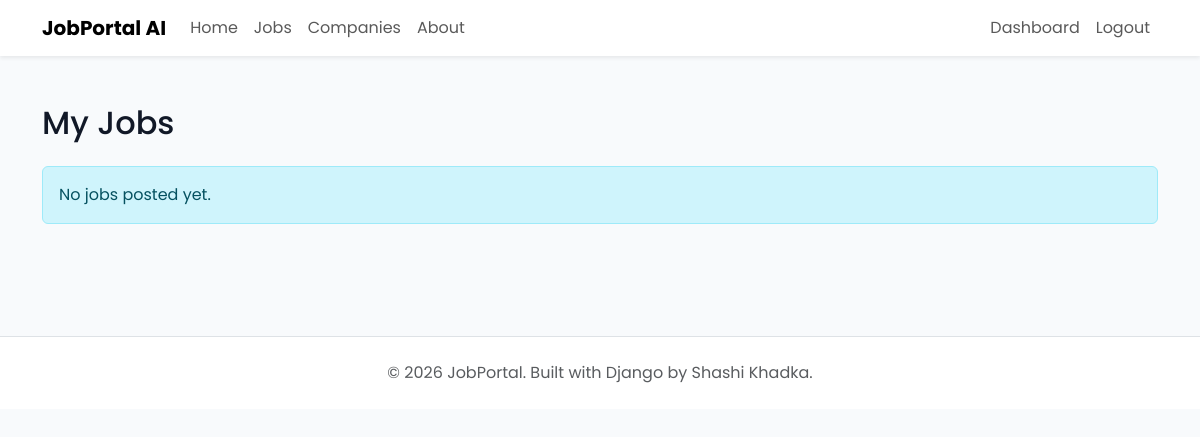
The app's page /jobs/my-jobs/ (signed in), older data.
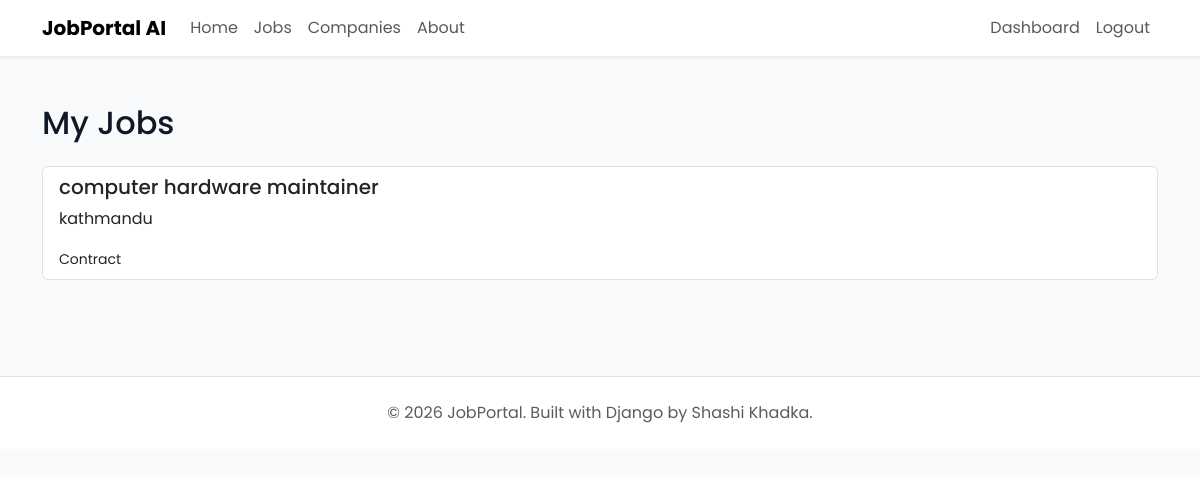
The same page, newer data.
### jobs/models.py (models this page shows, shortened)
class Job(models.Model):
    class EmploymentType(models.TextChoices):
        FULL_TIME = "Full Time"
        PART_TIME = "Part Time"
        INTERNSHIP = "Internship"
        CONTRACT = "Contract"
    class ExperienceLevel(models.TextChoices):
        ENTRY =  "Entry Level"
        MID =  "Mid Level"
        SENIOR = "Senior Level"
    company = models.ForeignKey(Company,on_delete=models.CASCADE,related_name="jobs")
    title = models.CharField(max_length=200)
    slug = models.SlugField(unique=True,blank=True)
    description = models.TextField()
    location = models.CharField(max_length=150)
    employment_type = models.CharField(max_length=20,choices=EmploymentType.choices)
    experience_level = models.CharField( max_length=20, choices=ExperienceLevel.choices )
    salary_min = models.PositiveIntegerField()
    salary_max = models.PositiveIntegerField()
    vacancies = models.PositiveIntegerField(default=1)
    deadline = models.DateField()
    is_active = models.BooleanField(default=True)
    created_at = models.DateTimeField(auto_now_add=True)
    updated_at = models.DateTimeField(auto_now=True)

### jobs/views.py (the view)
# urls.py: path("my-jobs/", views.my_jobs, name="my-jobs"),
def my_jobs(request):
    jobs = request.user.company.jobs.all() if hasattr(request.user, "company") else []
    return render(request, "jobs/my_jobs.html", {"jobs": jobs})

### templates/jobs/my_jobs.html (shortened to what this page needs)
{% extends "base.html" %}
{% block content %}
<h2 class="mb-4">My Jobs</h2>
{% if jobs %}
<div class="list-group">
{% for job in jobs %}
<div class="list-group-item">
    <h5>{{ job.title }}</h5>
    <p>{{ job.location }}</p>
    <small>{{ job.get_employment_type_display }}</small>
</div>
{% endfor %}
</div>
{% else %}
<div class="alert alert-info">
No jobs posted yet.
</div>
{% endif %}
{% endblock %}

Row changes from the older to the newer data that the page shows:
added Job: title "computer hardware maintainer", location "kathmandu", employment_type "Contract"
Text that changed along with them:
text no longer shown: "No jobs posted yet."
